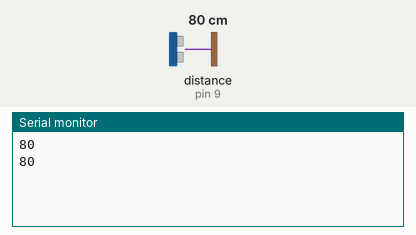
This sketch was run on a simulated Arduino Uno, built with avr-gcc and run on an emulated ATmega328P. Shown: the last lines printed to the serial monitor. Wiring (inferred from the names in the program): ultrasonic range finder: trigger pin 8; echo pin 9. Inputs (shaded band) come from the test bench; at power-on: distance to the obstacle (sensor on pin 9) 80 cm. The echo pulse lasts 58.3 µs per cm.

Above: at 1.8 s.
1.9 s: distance to the obstacle (sensor on pin 9) set to 2 cm
At 2.8 s:
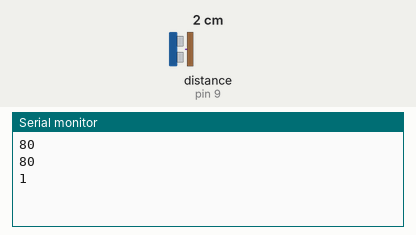
3.4 s: distance to the obstacle (sensor on pin 9) set to 4 cm
At 4.5 s:
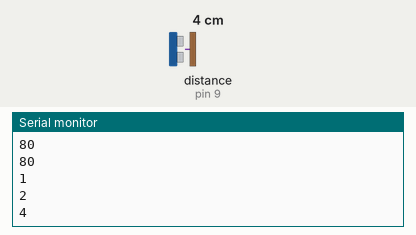
Timing chart, 0 to 6.4 s (numbered marks = the images above; inputs shaded):
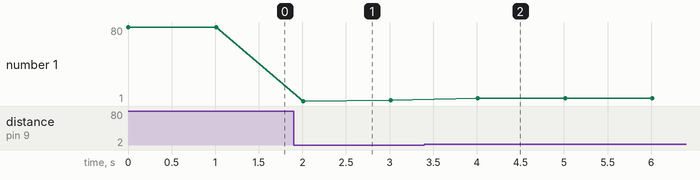

The sketch:

ultrasonic.ino
```cpp
const int trig_pin = 8;
const int echo_pin = 9;

void setup() {
  Serial.begin(9600);
  pinMode(trig_pin, OUTPUT);
  pinMode(echo_pin, INPUT);
  digitalWrite(trig_pin, LOW);
}

void loop() {
  digitalWrite(trig_pin, HIGH);
  delayMicroseconds(10);
  digitalWrite(trig_pin, LOW);
  long dist = pulseIn(echo_pin, HIGH)/58;
  Serial.println(dist);
  delay(1000);
}
```

Measured:
- after the input at 1.9 s, the serial monitor: prints a new line after 0.11 s (image 1)
- after the input at 3.4 s, the serial monitor: prints a new line after 0.61 s (image 2)
- plotted number 1: 80 → 2 after the input at 1.9 s, 2 → 4 after the input at 3.4 s
